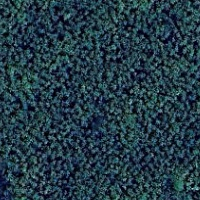
#> input picture Classification/Trial_Classification/splitted_images/image_1_tile_0.png, 200 x 200 px, found by its file name; its folder holds only this picture in this run
$ jupyter execute classification_RGB_feature.ipynb   (older library calls are emulated)
#> lines starting #> are read from the running program, lines starting #| are printed output that depends on the picture
#> (reads Classification/Demo_Classification/RGB_feature/extracted_RGB_feature.csv from the repository)
[cell 1]
import os
import cv2
import numpy as np
import pandas as pd
from skimage.feature import graycomatrix, graycoprops
from google.colab import drive

[cell 2]
from google.colab import drive
drive.mount("/content/gdrive")

[cell 3]
OUTPUT_FOLDER = "/content/gdrive/MyDrive/Arecanut_Detection_with_ML/Classification/Demo_Classification/RGB_feature/labelled_images"
os.makedirs(OUTPUT_FOLDER, exist_ok=True)

[cell 4]
# Loading stored reference features from CSV
def load_reference_features(csv_file):
    return pd.read_csv(csv_file, header=None).values.flatten()

[cell 5]
# Function to extract texture and color features
def extract_features(image_path, distance=5):
#> called with distance = 5
    img = cv2.imread(image_path)
#> img is the input picture: shape (200, 200, 3); mean B, G, R 71.7, 59.8, 36

    # Check if the image is there
    if img is None:
        print(f"Error: Could not load image from {image_path}")
        return None  # Or handle the error appropriately

    img = cv2.resize(img, (128, 128))  # Resize for consistency
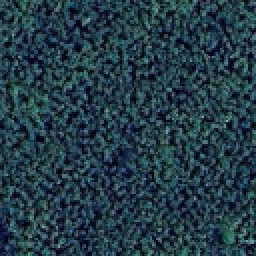
#> img: shape (128, 128, 3) (shown 2 times larger); mean B, G, R 71.4, 59.5, 35.7

    # Use green channel (index 1 in BGR) instead of converting to grayscale
    green_channel = img[:, :, 1]  # BGR format in OpenCV, 1 is green
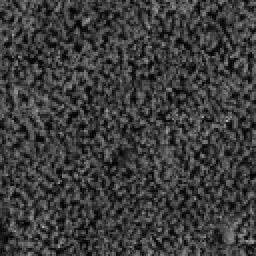
#> green_channel: shape (128, 128) (shown 2 times larger); min 0, max 183, mean 59.5

    # GLCM Texture Features using green channel
    glcm = graycomatrix(green_channel, distances=[distance], angles=[0], symmetric=True, normed=True)
    contrast = graycoprops(glcm, 'contrast')[0, 0]
#> contrast = 1600.5
    correlation = graycoprops(glcm, 'correlation')[0, 0]
#> correlation = 0.0248
    energy = graycoprops(glcm, 'energy')[0, 0]
#> energy = 0.011
    homogeneity = graycoprops(glcm, 'homogeneity')[0, 0]
#> homogeneity = 0.0283

    # Color Histogram Features (RGB)
    hist = cv2.calcHist([img], [0, 1, 2], None, [8, 8, 8], [0, 256, 0, 256, 0, 256]).flatten()
#> hist = 512 values, max 3721 at index 145, min 0 at index 1, mean 32

    # Edge Detection (Canny) using green channel
    edges = cv2.Canny(green_channel, 100, 200)
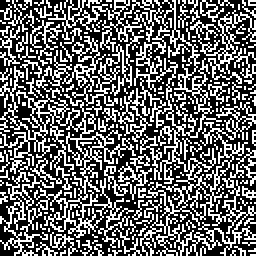
#> edges: shape (128, 128) (shown 2 times larger); 38.9% white in thin lines or dots
    edge_density = np.sum(edges) / (128 * 128)  # Ratio of edge pixels
#> edge_density = 99.24

    return np.hstack([contrast, correlation, energy, homogeneity, hist, edge_density])

# Test with different distance values
def test_distances(image_path):
    distances = [1, 3, 5, 7, 10]  # Different distance values to test
    results = {}

    for dist in distances:
        features = extract_features(image_path, distance=dist)
        if features is not None:
            results[dist] = {
                'contrast': features[0],
                'correlation': features[1],
                'energy': features[2],
                'homogeneity': features[3],
                'edge_density': features[-1]
            }
            print(f"Distance {dist}:")
            print(f"Contrast: {features[0]:.4f}")
            print(f"Correlation: {features[1]:.4f}")
            print(f"Energy: {features[2]:.4f}")
            print(f"Homogeneity: {features[3]:.4f}")
            print(f"Edge Density: {features[-1]:.4f}")
            print("--------------------")

    return results

[cell 6]
def load_reference_features(feature_csv):
    try:
        df = pd.read_csv(feature_csv, header=None)
        print("Loaded CSV shape:", df.shape)
        if df.empty:
            raise ValueError("CSV file is empty!")
        features = df.values.flatten()
        print("Loaded features length:", len(features))
        if len(features) != 517:
            raise ValueError(f"Expected 517 features, got {len(features)}")
        return features
    except Exception as e:
        print(f"Error loading reference features: {e}")
        return None

def classify_and_rename_images(image_folder, feature_csv, output_folder, threshold=0.8, distance=5):
    reference_features = load_reference_features(feature_csv)
    if reference_features is None:
        print("Aborting classification due to reference feature loading failure!")
        return

    if not os.path.exists(output_folder):
        os.makedirs(output_folder)

    for filename in os.listdir(image_folder):
        if filename.lower().endswith(('.png', '.jpg', '.jpeg', '.bmp')):
            image_path = os.path.join(image_folder, filename)
            features = extract_features(image_path, distance=distance)
#> features = 517 values, max 3721 at index 149, min 0 at index 5, mean 34.98
            if features is None:
                print(f"Skipping {filename} - feature extraction failed")
                continue

            try:
                similarity = np.dot(reference_features, features) / (
                    np.linalg.norm(reference_features) * np.linalg.norm(features)
                )
#> similarity = 0.682
                label = "1" if similarity >= threshold else "0"
#> label = '0'
                new_filename = f"{label}_{filename}"
#> new_filename = '0_image_1_tile_0.png'
                new_path = os.path.join(output_folder, new_filename)
                img = cv2.imread(image_path)
                if img is not None:
                    cv2.imwrite(new_path, img)
                    print(f"Processed: {filename} → {new_filename} (Similarity: {similarity:.2f})")
#| Processed: image_1_tile_0.png → 0_image_1_tile_0.png (Similarity: 0.68)
                else:
                    print(f"Failed to read image: {filename}")
            except ValueError as e:
                print(f"Error computing similarity for {filename}: {e}")

# Paths
image_folder = "/content/gdrive/MyDrive/Arecanut_Detection_with_ML/Classification/Demo_Classification/splitted_images"
feature_file = "/content/gdrive/MyDrive/Arecanut_Detection_with_ML/Classification/Demo_Classification/RGB_feature/extracted_RGB_feature.csv"
output_folder = "/content/gdrive/MyDrive/Arecanut_Detection_with_ML/Classification/Demo_Classification/RGB_feature/labelled_images"

# Classify images
classify_and_rename_images(image_folder, feature_file, output_folder, threshold=0.8, distance=5)

# Sync Drive
drive.flush_and_unmount()
